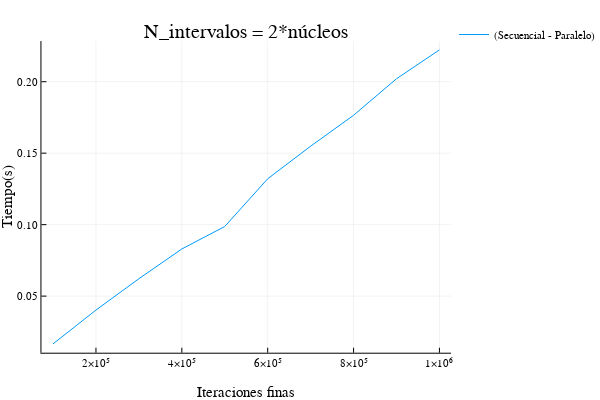

The notebook cell saved with this chart:
### Code cell
plotly()
plot(lista_tiempos_x, diferencia_32, label="(Secuencial - Paralelo)", title="N_intervalos = 2*núcleos", xlabel="Iteraciones finas", ylabel="Tiempo(s)")

### Figure 1 — Plotly figure (JSON) as saved in the notebook; plotly's stock layout.template omitted (floating-point values rounded to 4 significant figures)
{"data": [{"colorbar": {"title": ""}, "legendgroup": "(Secuencial - Paralelo)", "line": {"color": "rgba(0, 154, 250, 1.000)", "dash": "solid", "shape": "linear", "width": 1}, "mode": "lines", "name": "(Secuencial - Paralelo)", "showlegend": true, "type": "scatter", "x": [100000, 200000, 300000, 400000, 500000, 600000.0, 700000, 800000, 900000, 1000000], "xaxis": "x1", "y": [0.01659, 0.04024, 0.06218, 0.08298, 0.09872, 0.1321, 0.1549, 0.1765, 0.2021, 0.2223], "yaxis": "y1", "zmax": null, "zmin": null}], "layout": {"annotations": [{"font": {"color": "rgba(0, 0, 0, 1.000)", "family": "sans-serif", "size": 20}, "rotation": 0, "showarrow": false, "text": "N_intervalos = 2*núcleos", "x": 0.5424, "xanchor": "center", "xref": "paper", "y": 1, "yanchor": "top", "yref": "paper"}], "height": 400, "legend": {"bgcolor": "rgba(255, 255, 255, 1.000)", "bordercolor": "rgba(0, 0, 0, 1.000)", "font": {"color": "rgba(0, 0, 0, 1.000)", "family": "sans-serif", "size": 11}, "tracegroupgap": 0, "x": 1, "y": 1}, "margin": {"b": 20, "l": 0, "r": 0, "t": 20}, "paper_bgcolor": "rgba(255, 255, 255, 1.000)", "plot_bgcolor": "rgba(255, 255, 255, 1.000)", "showlegend": true, "width": 600, "xaxis": {"anchor": "y1", "domain": [0.09128, 0.9934], "gridcolor": "rgba(0, 0, 0, 0.100)", "gridwidth": 0.5, "linecolor": "rgba(0, 0, 0, 1.000)", "mirror": false, "range": [73000, 1027000], "showgrid": true, "showline": true, "showticklabels": true, "tickangle": 0, "tickcolor": "rgb(0, 0, 0)", "tickfont": {"color": "rgba(0, 0, 0, 1.000)", "family": "sans-serif", "size": 11}, "tickmode": "array", "ticks": "inside", "ticktext": ["2×10⁵", "4×10⁵", "6×10⁵", "8×10⁵", "1×10⁶"], "tickvals": [200000, 400000, 600000, 800000, 1000000], "title": "Iteraciones finas", "titlefont": {"color": "rgba(0, 0, 0, 1.000)", "family": "sans-serif", "size": 15}, "type": "-", "visible": true, "zeroline": false, "zerolinecolor": "rgba(0, 0, 0, 1.000)"}, "yaxis": {"anchor": "x1", "domain": [0.07581, 0.9415], "gridcolor": "rgba(0, 0, 0, 0.100)", "gridwidth": 0.5, "linecolor": "rgba(0, 0, 0, 1.000)", "mirror": false, "range": [0.01042, 0.2284], "showgrid": true, "showline": true, "showticklabels": true, "tickangle": 0, "tickcolor": "rgb(0, 0, 0)", "tickfont": {"color": "rgba(0, 0, 0, 1.000)", "family": "sans-serif", "size": 11}, "tickmode": "array", "ticks": "inside", "ticktext": ["0.05", "0.10", "0.15", "0.20"], "tickvals": [0.05, 0.1, 0.15, 0.2], "title": "Tiempo(s)", "titlefont": {"color": "rgba(0, 0, 0, 1.000)", "family": "sans-serif", "size": 15}, "type": "-", "visible": true, "zeroline": false, "zerolinecolor": "rgba(0, 0, 0, 1.000)"}}}
